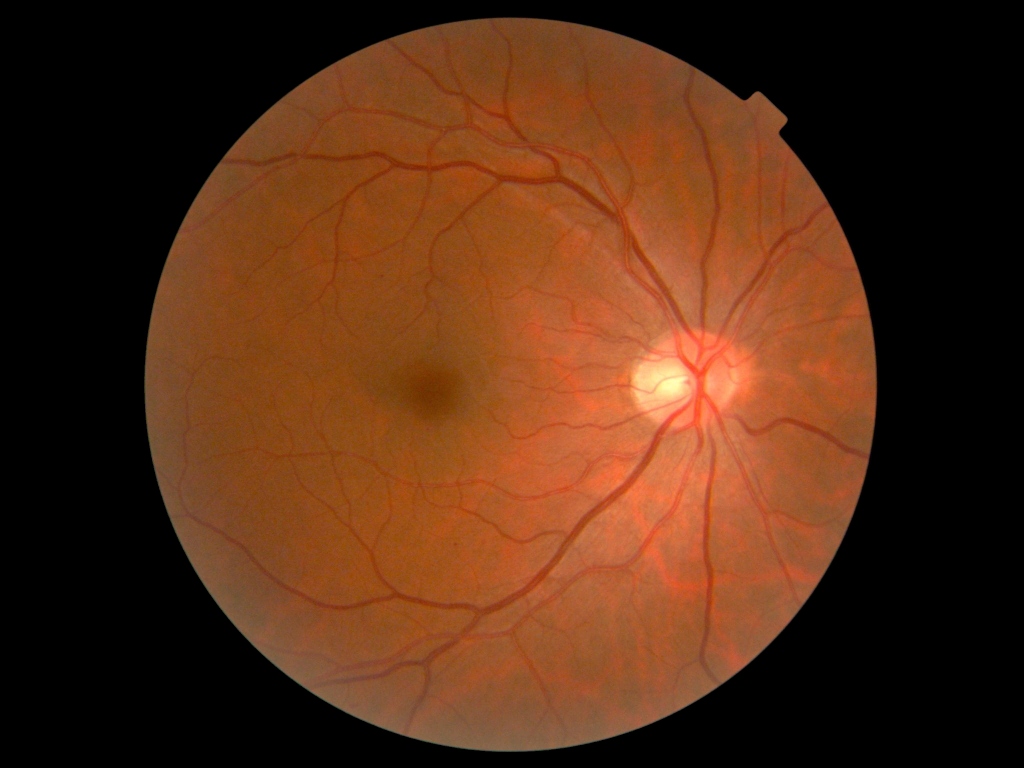
#> input picture augmentations/data/007-2504-100.jpg, 2048 x 1536 px (shown at 1/2 size); its folder holds 4 pictures in this run
$ python overlay_patches.py
#> lines starting #> are read from the running program, lines starting #| are printed output that depends on the picture; after the words box and inside, x2 and y2 are one past the last pixel; in counts of white or black regions, pixels touching at a corner belong together; pictures that were not available may be replaced by others from this repository, and a replacement may not be noted
import cv2
import numpy as np
import os
import random
from glob import glob

# Configs

retina_images = sorted(glob(f"data/*.jpg"))

output_dir = f"output"
os.makedirs(output_dir, exist_ok=True)

# Mask generator (feathered circle)
def create_feathered_mask(size, feather_amount=15):
    h, w = size
    mask = np.zeros((h, w), dtype=np.uint8)
    cv2.circle(mask, (w//2, h//2), min(h, w)//2 - feather_amount, 255, -1)
    mask = cv2.GaussianBlur(mask, (feather_amount*2+1, feather_amount*2+1), 0)
    return cv2.merge([mask, mask, mask])

# Process each retina image
for retina_path in retina_images:
    retina = cv2.imread(retina_path)
#> retina is the input picture: shape (1536, 2048, 3); mean B, G, R 21, 44.5, 83.9
    h_retina, w_retina = retina.shape[:2]
#> h_retina = 1536; w_retina = 2048
    print("hi")
    print(h_retina, w_retina)
#| 1536 2048
    arts= random.randint(1,26)
    artifact_images = f"artifact_segment/art{arts}_masked.png"       # Artifact images: art1.png, art2.png, ...
    artifact = cv2.imread(artifact_images)

    # Random scale factor between 0.1 to 0.3 of retina size
    scale = random.uniform(0.1, 0.2)
    target_size = int(min(h_retina, w_retina) * scale)
#> target_size = 270

    # Resize artifact
    artifact_resized = cv2.resize(artifact, (target_size, target_size))
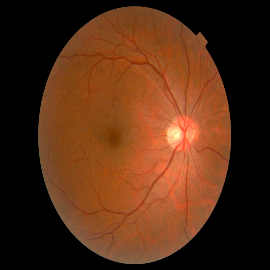
#> artifact_resized: shape (270, 270, 3); mean B, G, R 21, 44.5, 83.9

    # Create feathered mask
    feathered_mask = create_feathered_mask(artifact_resized.shape[:2])
#> in create_feathered_mask, `cv2.circle(mask, (w//2, h//2), min(h, w)//2 - feather_amount, 255, -1)`:
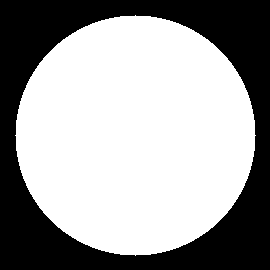
#> mask: shape (270, 270); 62% white; 1 black region, box (x1, y1, x2, y2) and area: (0, 0, 270, 270) 27675

    # Random position ensuring artifact fits inside retina
    center_x = random.randint(w_retina//2 - 2*target_size, w_retina//2 + 2*target_size)
#> center_x = 1345
    center_y = random.randint(h_retina//2 - 2*target_size, h_retina//2 + 2*target_size)
#> center_y = 310
    center = (center_x, center_y)
#> center = (1345, 310)

    # Blend using Poisson blending
    blended = cv2.seamlessClone(artifact_resized, retina, feathered_mask, center, cv2.NORMAL_CLONE)

    # Save result
    retina_base = os.path.splitext(os.path.basename(retina_path))[0]
    artifact_base = os.path.splitext(os.path.basename(artifact_images))[0]
    out_name = f"{retina_base}_{artifact_base}.png"
    cv2.imwrite(os.path.join(output_dir, out_name), blended)
#> pass 2 of the loop `for retina_path in retina_images:`:
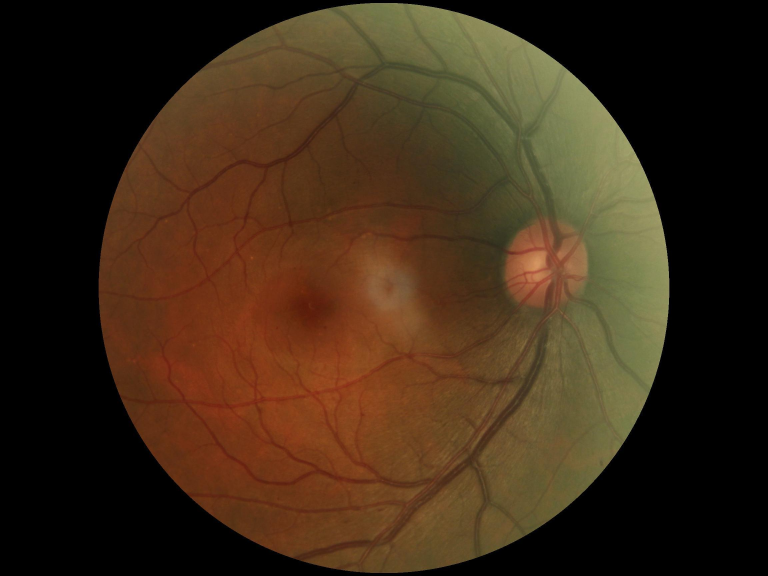
#> input picture augmentations/data/007-2575-100.jpg, 2304 x 1728 px (shown at 1/3 size)
#> retina is the input picture: shape (1728, 2304, 3); mean B, G, R 23.2, 42.5, 61.4
#| 1728 2304
#> `artifact_resized = cv2.resize(artifact, (target_size, target_size))`:
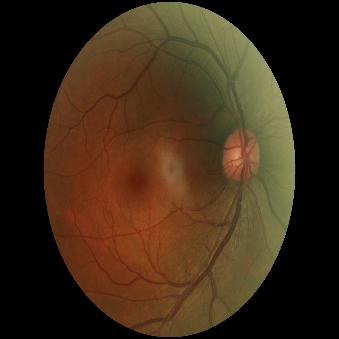
#> artifact_resized: shape (339, 339, 3); mean B, G, R 23.2, 42.4, 61.4
#> in create_feathered_mask (call 2), `cv2.circle(mask, (w//2, h//2), min(h, w)//2 - feather_amount, 255, -1)`:
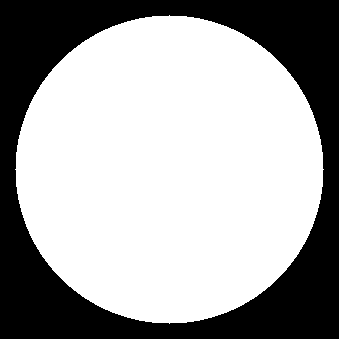
#> mask: shape (339, 339); 64.8% white; 1 black region, box (x1, y1, x2, y2) and area: (0, 0, 339, 339) 40464
#> blended: shape (1728, 2304, 3)
#> pass 3 of the loop `for retina_path in retina_images:`:
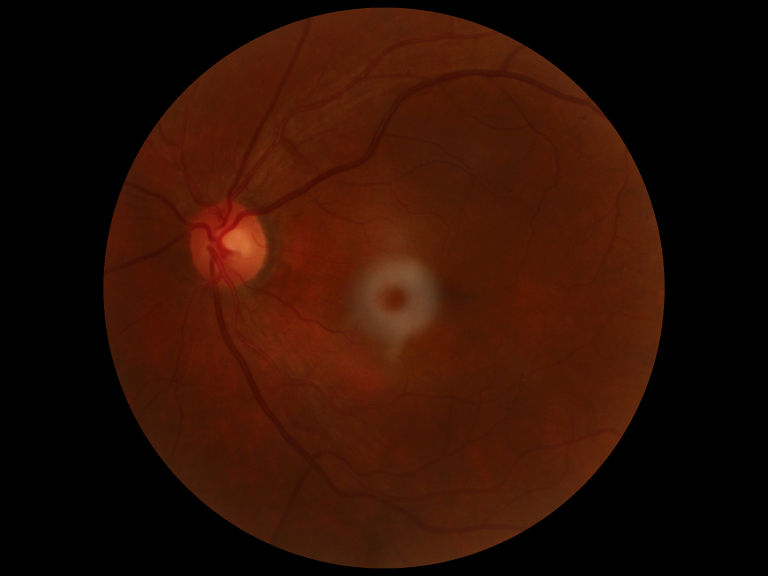
#> input picture augmentations/data/007-2581-100.jpg, 2304 x 1728 px (shown at 1/3 size)
#> retina is the input picture: shape (1728, 2304, 3); mean B, G, R 4.1, 15.7, 46
#| 1728 2304
#> `artifact_resized = cv2.resize(artifact, (target_size, target_size))`:
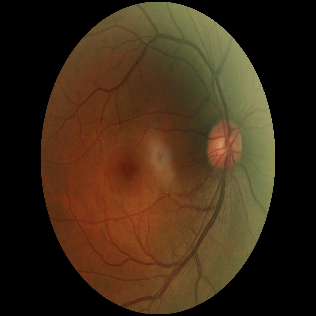
#> artifact_resized: shape (316, 316, 3); mean B, G, R 23.2, 42.4, 61.3
#> in create_feathered_mask (call 3), `cv2.circle(mask, (w//2, h//2), min(h, w)//2 - feather_amount, 255, -1)`:
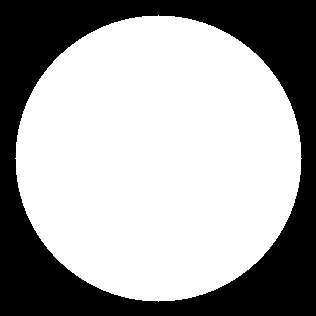
#> mask: shape (316, 316); 64.3% white; 1 black region, box (x1, y1, x2, y2) and area: (0, 0, 316, 316) 35647
#> (the run stopped early here; a loop or call above may not have finished)
